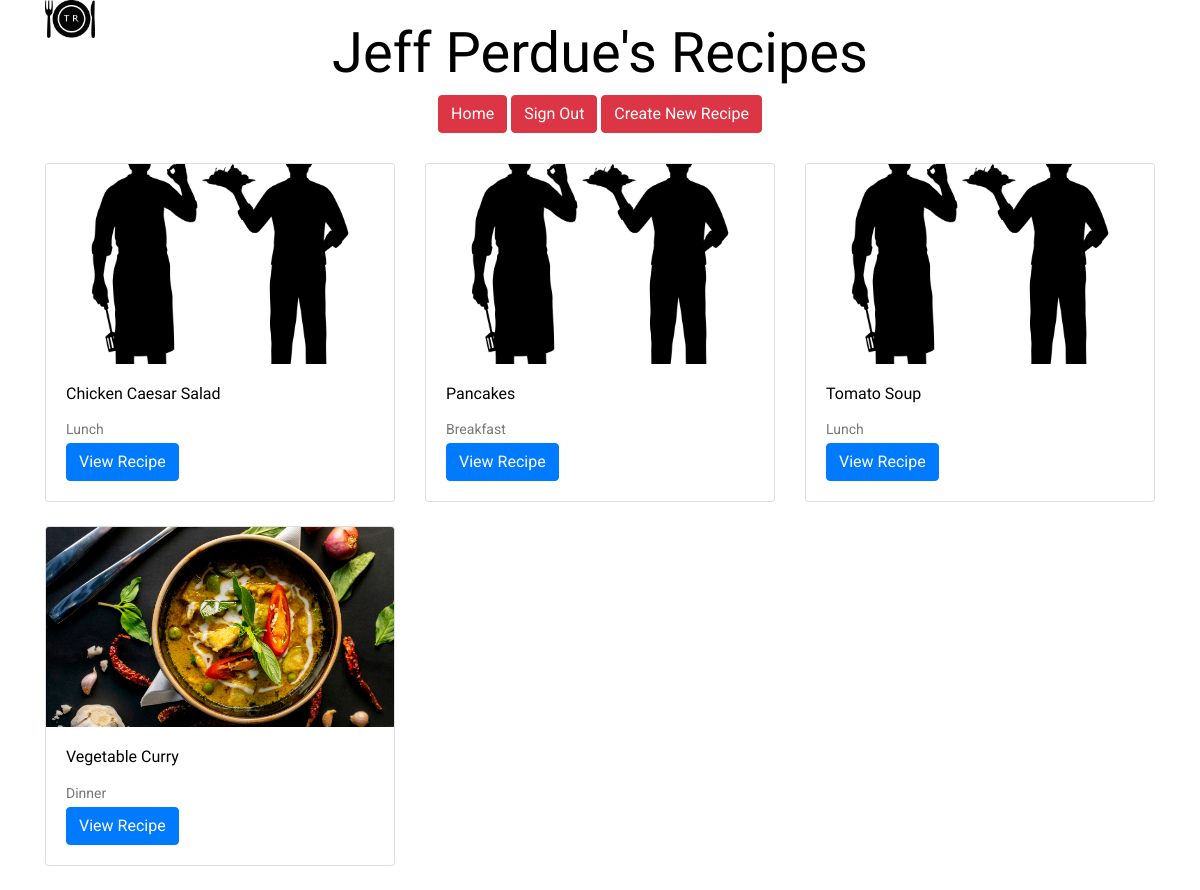
The app's page /my_recipes.php (signed in) with its own data.
### tables this page shows
CREATE TABLE `users` (
  `user_ID` int(10) UNSIGNED NOT NULL,
  `email` varchar(64) NOT NULL,
  `password` varchar(256) NOT NULL,
  `firstname` varchar(32) NOT NULL,
  `lastname` varchar(32) NOT NULL,
  `role` tinyint(3) NOT NULL
);

CREATE TABLE `recipes` (
  `recipe_ID` int(255) UNSIGNED NOT NULL,
  `user_ID` int(255) UNSIGNED NOT NULL,
  `title` varchar(32) NOT NULL,
  `image` varchar(1000) NOT NULL,
  `ingredients` varchar(700) NOT NULL,
  `instructions` varchar(700) NOT NULL,
  `cooking_time` varchar(12) NOT NULL,
  `category` varchar(32) DEFAULT NULL
);

### my_recipes.php (the view, shortened to what this page needs)
<?php
require_once('auth/db.php');
$user_id = $_SESSION['user_ID'];
$greetingMessage = '';
try {
    $stmt = $db->prepare("SELECT firstname, lastname FROM users WHERE user_ID = :user_id");
    $stmt->execute([':user_id' => $user_id]);
    $user = $stmt->fetch(PDO::FETCH_ASSOC);
    if ($user) {
        $greetingMessage = htmlspecialchars($user['firstname'] . ' ' . $user['lastname']);
    }
    $stmt = $db->prepare("
        SELECT *
        FROM recipes
        WHERE user_ID = :user_id
    ");
    $stmt->execute([':user_id' => $user_id]);
    $recipes = $stmt->fetchAll();
} catch (PDOException $e) {
    echo "Error: " . htmlspecialchars($e->getMessage());
    exit();
}
?>
<!doctype html>
<html lang="en">
<head>
    <link rel="stylesheet" href="./css/bootstrap.min.css">
    <link rel="stylesheet" href="./css/style.css">
</head>
<body>
    <header>
        <div class="header-area">
            <div class="container d-flex align-items-center justify-content-between">
                <div class="logo">
                    <a href="index.php">
                        <img src="./img/logo.png" alt="Logo" class="header-logo">
                    </a>
                </div>
            </div>
        </div>
    </header>
    <div class="container">
        <div class="greeting-message">
            <h1 class="display-4"><?php echo $greetingMessage; ?>'s Recipes</h1>
        </div>
        <div class="btn-container">
            <a href="index.php" class="btn btn-danger">Home</a>
            <a href="auth/signout.php" class="btn btn-danger">Sign Out</a>
            <a href="recipe/create.php" class="btn btn-danger">Create New Recipe</a>
        </div>
        <?php if (empty($recipes)): ?>
            <div class="alert alert-info text-center" role="alert">
                You haven't added any recipes. Creat one now!
            </div>
        <?php else: ?>
            <div class="row">
                <?php foreach ($recipes as $recipe): ?>
                    <div class="col-md-4">
                        <div class="card mb-4">
                            <img class="card-img-top" src="./img/<?php echo !empty($recipe['image']) && file_exists('./img/' . $recipe['image']) ? $recipe['image'] : 'placeholder.png'; ?>" alt="<?php echo htmlspecialchars($recipe['title']); ?>">
                            <div class="card-body">
                                <h5 class="card-title"><?php echo htmlspecialchars($recipe['title']); ?></h5>
                                <p class="card-text"><?php echo htmlspecialchars($recipe['category']); ?></p>
                                <a href="recipe/detail.php?id=<?php echo $recipe['recipe_ID']; ?>" class="btn btn-primary">View Recipe</a>
                            </div>
                        </div>
                    </div>
                <?php endforeach; ?>
            </div>
        <?php endif; ?>
    </div>
</body>
</html>

### my_recipes.php (style rules this page uses)
.header-area { margin-bottom: 20px; }
.header-logo { max-width: 50px; height: auto; }
.greeting-message { margin-top: 20px; text-align: center; }
.btn-container { text-align: center; margin-bottom: 30px; }

### records on screen
users: greetingMessage "Jeff Perdue"
recipes: title "Chicken Caesar Salad", category "Lunch"
recipes: title "Pancakes", category "Breakfast"
recipes: title "Tomato Soup", category "Lunch"
recipes: image (picture), title "Vegetable Curry", category "Dinner"
